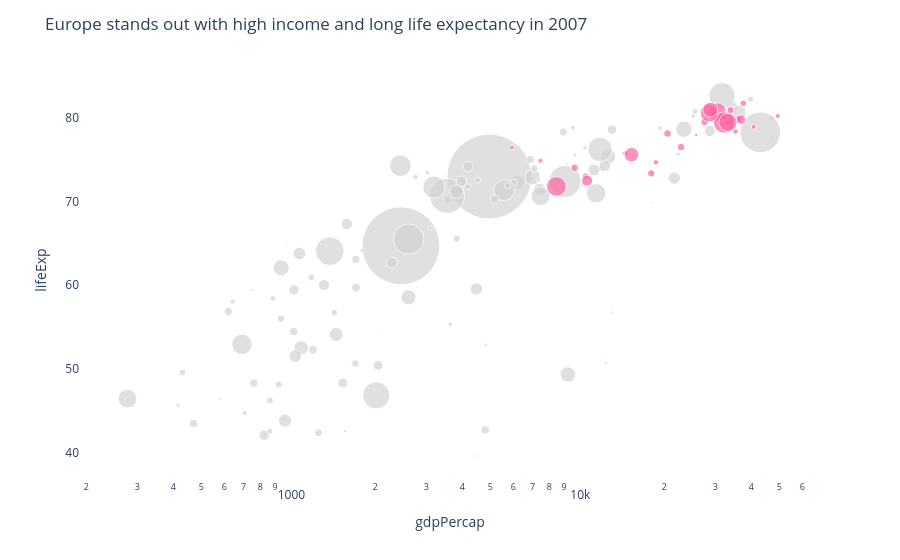

Notebook code for this chart:
### Code cell
highlight_continent = "Europe"

bubble_df = df[df['year'] == 2007].copy()

# Create highlight vs rest
bubble_df['color_group'] = bubble_df['continent'].apply(
    lambda x: highlight_continent if x == highlight_continent else "Other"
)

fig = px.scatter(
    bubble_df,
    x="gdpPercap",
    y="lifeExp",
    size="pop",
    color="color_group",
    hover_name="country",
    log_x=True,
    size_max=60,
    color_discrete_map={
        highlight_continent: "#fe64a3",
        "Other": "#D3D3D3"
    }
)

# Add annotation for story
fig.add_annotation(
    x=40000,
    y=80,
    text="European countries cluster at high income & high life expectancy",
    showarrow=False,
    font=dict(size=12)
)

fig.update_layout(
    title="Europe stands out with high income and long life expectancy in 2007",
    plot_bgcolor="white",
    paper_bgcolor="white",
    showlegend=False
)

fig.update_xaxes(showgrid=False)
fig.update_yaxes(showgrid=False)

fig.show()

### Figure 1 — Plotly figure (JSON) as saved in the notebook; plotly's stock layout.template omitted (floating-point values rounded to 4 significant figures)
{"data": [{"hovertemplate": "<b>%{hovertext}</b><br><br>color_group=Other<br>gdpPercap=%{x}<br>lifeExp=%{y}<br>pop=%{marker.size}<extra></extra>", "hovertext": ["Afghanistan", "Algeria", "Angola", "Argentina", "Australia", "Bahrain", "Bangladesh", "Benin", "Bolivia", "Botswana", "Brazil", "Burkina Faso", "Burundi", "Cambodia", "Cameroon", "Canada", "Central African Republic", "Chad", "Chile", "China", "Colombia", "Comoros", "Congo, Dem. Rep.", "Congo, Rep.", "Costa Rica", "Cote d'Ivoire", "Cuba", "Djibouti", "Dominican Republic", "Ecuador", "Egypt", "El Salvador", "Equatorial Guinea", "Eritrea", "Ethiopia", "Gabon", "Gambia", "Ghana", "Guatemala", "Guinea", "Guinea-Bissau", "Haiti", "Honduras", "Hong Kong, China", "India", "Indonesia", "Iran", "Iraq", "Israel", "Jamaica", "Japan", "Jordan", "Kenya", "Korea, Dem. Rep.", "Korea, Rep.", "Kuwait", "Lebanon", "Lesotho", "Liberia", "Libya", "Madagascar", "Malawi", "Malaysia", "Mali", "Mauritania", "Mauritius", "Mexico", "Mongolia", "Morocco", "Mozambique", "Myanmar", "Namibia", "Nepal", "New Zealand", "Nicaragua", "Niger", "Nigeria", "Oman", "Pakistan", "Panama", "Paraguay", "Peru", "Philippines", "Puerto Rico", "Reunion", "Rwanda", "Sao Tome and Principe", "Saudi Arabia", "Senegal", "Sierra Leone", "Singapore", "Somalia", "South Africa", "Sri Lanka", "Sudan", "Swaziland", "Syria", "Taiwan", "Tanzania", "Thailand", "Togo", "Trinidad and Tobago", "Tunisia", "Uganda", "United States", "Uruguay", "Venezuela", "Vietnam", "West Bank and Gaza", "Yemen, Rep.", "Zambia", "Zimbabwe"], "legendgroup": "Other", "marker": {"color": "#D3D3D3", "size": [31889923, 33333216, 12420476, 40301927, 20434176, 708573, 150448339, 8078314, 9119152, 1639131, 190010647, 14326203, 8390505, 14131858, 17696293, 33390141, 4369038, 10238807, 16284741, 1318683096, 44227550, 710960, 64606759, 3800610, 4133884, 18013409, 11416987, 496374, 9319622, 13755680, 80264543, 6939688, 551201, 4906585, 76511887, 1454867, 1688359, 22873338, 12572928, 9947814, 1472041, 8502814, 7483763, 6980412, 1110396331, 223547000, 69453570, 27499638, 6426679, 2780132, 127467972, 6053193, 35610177, 23301725, 49044790, 2505559, 3921278, 2012649, 3193942, 6036914, 19167654, 13327079, 24821286, 12031795, 3270065, 1250882, 108700891, 2874127, 33757175, 19951656, 47761980, 2055080, 28901790, 4115771, 5675356, 12894865, 135031164, 3204897, 169270617, 3242173, 6667147, 28674757, 91077287, 3942491, 798094, 8860588, 199579, 27601038, 12267493, 6144562, 4553009, 9118773, 43997828, 20378239, 42292929, 1133066, 19314747, 23174294, 38139640, 65068149, 5701579, 1056608, 10276158, 29170398, 301139947, 3447496, 26084662, 85262356, 4018332, 22211743, 11746035, 12311143], "sizemode": "area", "sizeref": 366300.0, "symbol": "circle"}, "mode": "markers", "name": "Other", "orientation": "v", "showlegend": true, "type": "scatter", "x": [974.6, 6223.0, 4797.0, 12780.0, 34440.0, 29800.0, 1391.0, 1441.0, 3822.0, 12570.0, 9066.0, 1217.0, 430.1, 1714.0, 2042.0, 36320.0, 706.0, 1704.0, 13170.0, 4959.0, 7007.0, 986.1, 277.6, 3633.0, 9645.0, 1545.0, 8948.0, 2082.0, 6025.0, 6873.0, 5581.0, 5728.0, 12150.0, 641.4, 690.8, 13210.0, 752.7, 1328.0, 5186.0, 942.7, 579.2, 1202.0, 3548.0, 39720.0, 2452.0, 3541.0, 11610.0, 4471.0, 25520.0, 7321.0, 31660.0, 4519.0, 1463.0, 1593.0, 23350.0, 47310.0, 10460.0, 1569.0, 414.5, 12060.0, 1045.0, 759.3, 12450.0, 1043.0, 1803.0, 10960.0, 11980.0, 3096.0, 3820.0, 823.7, 944.0, 4811.0, 1091.0, 25190.0, 2749.0, 619.7, 2014.0, 22320.0, 2606.0, 9809.0, 4173.0, 7409.0, 3190.0, 19330.0, 7670.0, 863.1, 1598.0, 21650.0, 1712.0, 862.5, 47140.0, 926.1, 9270.0, 3970.0, 2602.0, 4513.0, 4185.0, 28720.0, 1107.0, 7458.0, 883.0, 18010.0, 7093.0, 1056.0, 42950.0, 10610.0, 11420.0, 2442.0, 3025.0, 2281.0, 1271.0, 469.7], "xaxis": "x", "y": [43.83, 72.3, 42.73, 75.32, 81.23, 75.64, 64.06, 56.73, 65.55, 50.73, 72.39, 52.3, 49.58, 59.72, 50.43, 80.65, 44.74, 50.65, 78.55, 72.96, 72.89, 65.15, 46.46, 55.32, 78.78, 48.33, 78.27, 54.79, 72.23, 74.99, 71.34, 71.88, 51.58, 58.04, 52.95, 56.73, 59.45, 60.02, 70.26, 56.01, 46.39, 60.92, 70.2, 82.21, 64.7, 70.65, 70.96, 59.55, 80.75, 72.57, 82.6, 72.53, 54.11, 67.3, 78.62, 77.59, 71.99, 42.59, 45.68, 73.95, 59.44, 48.3, 74.24, 54.47, 64.16, 72.8, 76.19, 66.8, 71.16, 42.08, 62.07, 52.91, 63.78, 80.2, 72.9, 56.87, 46.86, 75.64, 65.48, 75.54, 71.75, 71.42, 71.69, 78.75, 76.44, 46.24, 65.53, 72.78, 63.06, 42.57, 79.97, 48.16, 49.34, 72.4, 58.56, 39.61, 74.14, 78.4, 52.52, 70.62, 58.42, 69.82, 73.92, 51.54, 78.24, 76.38, 73.75, 74.25, 73.42, 62.7, 42.38, 43.49], "yaxis": "y"}, {"hovertemplate": "<b>%{hovertext}</b><br><br>color_group=Europe<br>gdpPercap=%{x}<br>lifeExp=%{y}<br>pop=%{marker.size}<extra></extra>", "hovertext": ["Albania", "Austria", "Belgium", "Bosnia and Herzegovina", "Bulgaria", "Croatia", "Czech Republic", "Denmark", "Finland", "France", "Germany", "Greece", "Hungary", "Iceland", "Ireland", "Italy", "Montenegro", "Netherlands", "Norway", "Poland", "Portugal", "Romania", "Serbia", "Slovak Republic", "Slovenia", "Spain", "Sweden", "Switzerland", "Turkey", "United Kingdom"], "legendgroup": "Europe", "marker": {"color": "#fe64a3", "size": [3600523, 8199783, 10392226, 4552198, 7322858, 4493312, 10228744, 5468120, 5238460, 61083916, 82400996, 10706290, 9956108, 301931, 4109086, 58147733, 684736, 16570613, 4627926, 38518241, 10642836, 22276056, 10150265, 5447502, 2009245, 40448191, 9031088, 7554661, 71158647, 60776238], "sizemode": "area", "sizeref": 366300.0, "symbol": "circle"}, "mode": "markers", "name": "Europe", "orientation": "v", "showlegend": true, "type": "scatter", "x": [5937.0, 36130.0, 33690.0, 7446.0, 10680.0, 14620.0, 22830.0, 35280.0, 33210.0, 30470.0, 32170.0, 27540.0, 18010.0, 36180.0, 40680.0, 28570.0, 9254.0, 36800.0, 49360.0, 15390.0, 20510.0, 10810.0, 9787.0, 18680.0, 25770.0, 28820.0, 33860.0, 37510.0, 8458.0, 33200.0], "xaxis": "x", "y": [76.42, 79.83, 79.44, 74.85, 73.0, 75.75, 76.49, 78.33, 79.31, 80.66, 79.41, 79.48, 73.34, 81.76, 78.89, 80.55, 74.54, 79.76, 80.2, 75.56, 78.1, 72.48, 74.0, 74.66, 77.93, 80.94, 80.88, 81.7, 71.78, 79.42], "yaxis": "y"}], "layout": {"annotations": [{"font": {"size": 12}, "showarrow": false, "text": "European countries cluster at high income & high life expectancy", "x": 40000, "y": 80}], "legend": {"itemsizing": "constant", "title": {"text": "color_group"}, "tracegroupgap": 0}, "margin": {"t": 60}, "paper_bgcolor": "white", "plot_bgcolor": "white", "showlegend": false, "title": {"text": "Europe stands out with high income and long life expectancy in 2007"}, "xaxis": {"anchor": "y", "domain": [0, 1], "showgrid": false, "title": {"text": "gdpPercap"}, "type": "log"}, "yaxis": {"anchor": "x", "domain": [0, 1], "showgrid": false, "title": {"text": "lifeExp"}}}}
